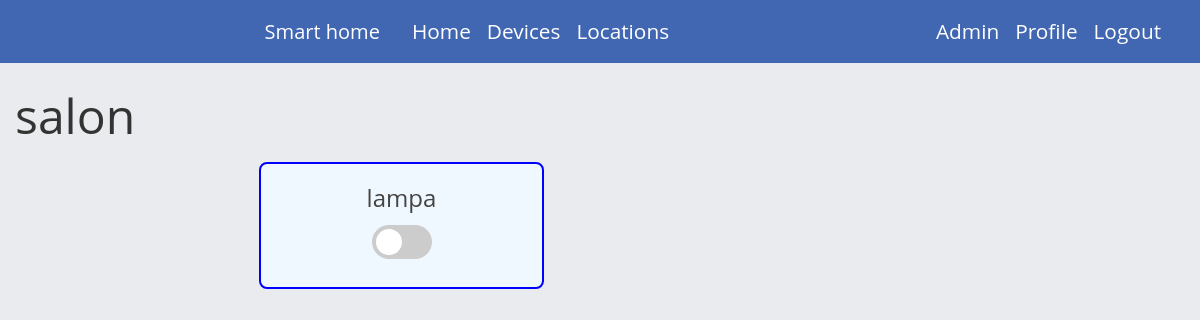
Before: / (signed in) with the older database file.
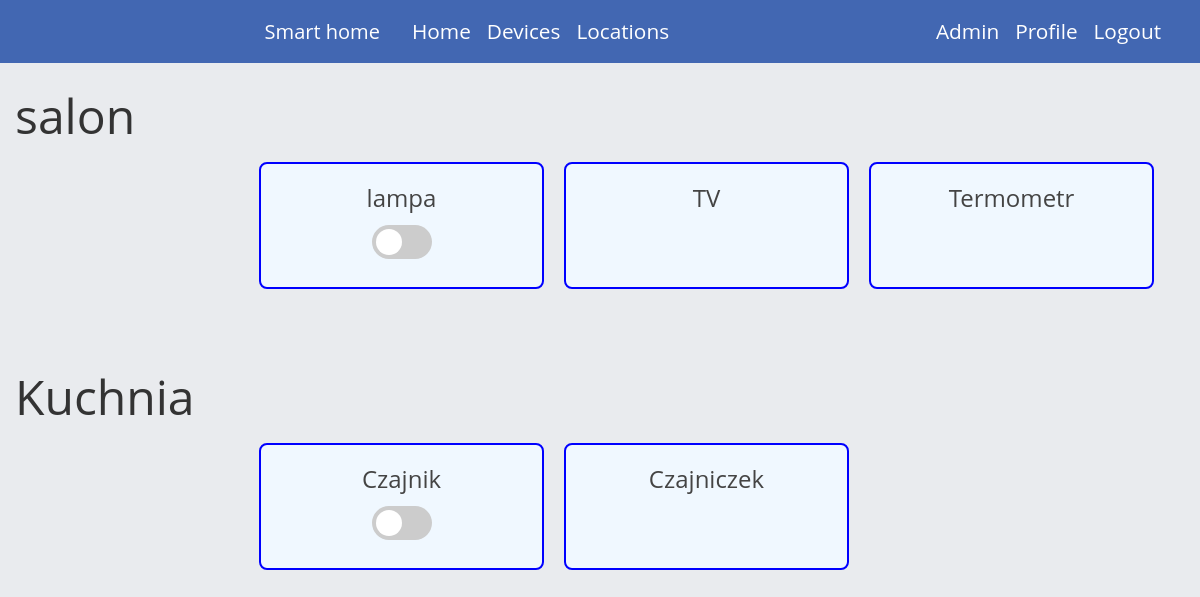
After: the same page with the newer database file.
### smart/models.py (models this page shows, shortened)
class Location(models.Model):
    name = models.CharField(max_length=256)

class Channel(models.Model):
    device = models.ForeignKey(Device, on_delete=models.CASCADE)
    name = models.CharField(max_length=256, unique=False)
    type = models.CharField(max_length=20, choices=[(tag.name, tag.value) for tag in ChannelType])
    status = models.CharField(max_length=100)
    image = models.URLField(max_length=1024, default='')
    class Meta:
        unique_together = ('name', 'device')

### smart/views.py (the view)
# urls.py: path('', views.home, name='smart-home'),
@login_required
def home(request):
        locations = {}
        for channel in request.user.group.permissions.all():
            if channel.device.location in locations:
                locations[channel.device.location].append(channel)
            else:
                locations[channel.device.location]=[]
                locations[channel.device.location].append(channel)
        context={
            'locations': locations
        }
        return render(request, 'smart/home.html', context)

### smart/templates/smart/home.html (shortened to what this page needs)
{% extends "smart/base.html" %}
{% block content %}
{% for location,val in locations.items %}
    <div class="location" >
            {{ location.name }}
    </div>
    <div class="container">
        <div class="row">
                    {% for channel in val %}
             <div id ="rcorners2" class="card rounded col-md-4 col-lg-3">
                    <div class="row no-gutters">
                            <div class="col">
                                <div class="card-block text-center">
                                    <h4 class="card-title text-center">{{ channel.name }}</h4>
                                    {% if channel.type == 'InputOutput' %}
                                  <label class="switch ">
                                      <span class="slider round"></span>
                                  </label>
                                        {% else %}
                                    <p class="card-text text-center" id="{{ channel.device.name }}_{{ channel.name }}"></p>
                                        {% endif %}
                                </div>
                            </div>
                    </div>
             </div>
                {% endfor %}
        </div>
    <br><br>
    </div>
    {% endfor %}
{% endblock content %}

Changed rows visible on the page:
added Channel: name "TV", shown under Location "salon"
added Channel: name "Termometr", shown under Location "salon"
added Location: name "Kuchnia"
added Channel: name "Czajnik", shown under "Kuchnia"
added Channel: name "Czajniczek", shown under "Kuchnia"
